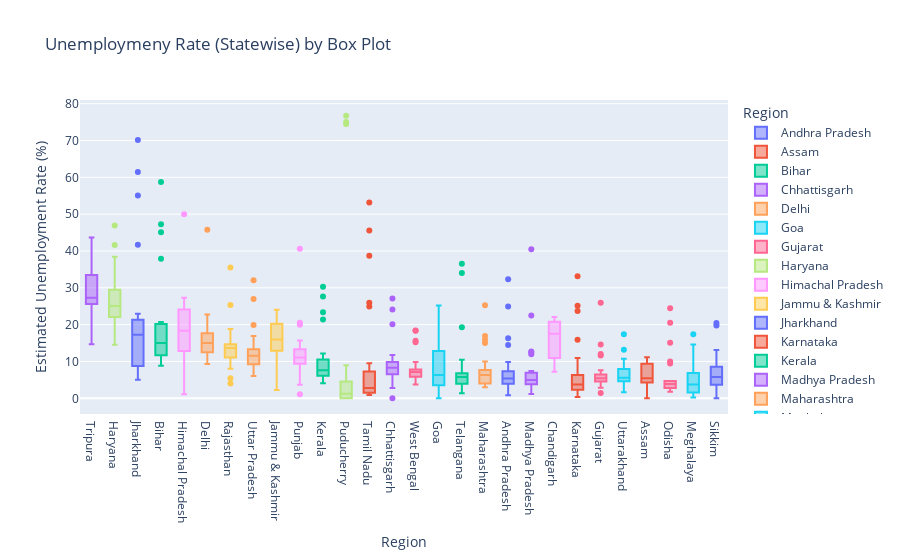

This figure's notebook cell:
### Markdown cell above
## Aanalyzing Data By Box Plot

### Code cell
fg = px.box(df,x='Region',y=' Estimated Unemployment Rate (%)',color='Region',
            title='Unemploymeny Rate (Statewise) by Box Plot',template='plotly')
fg.update_layout(xaxis={'categoryorder':'total descending'})
fg.show()

### Figure 1 — Plotly figure (JSON) as saved in the notebook; plotly's stock layout.template omitted (floating-point values rounded to 4 significant figures)
{"data": [{"alignmentgroup": "True", "hovertemplate": "Region=%{x}<br> Estimated Unemployment Rate (%)=%{y}<extra></extra>", "legendgroup": "Andhra Pradesh", "marker": {"color": "#636efa"}, "name": "Andhra Pradesh", "notched": false, "offsetgroup": "Andhra Pradesh", "orientation": "v", "showlegend": true, "type": "box", "x": ["Andhra Pradesh", "Andhra Pradesh", "Andhra Pradesh", "Andhra Pradesh", "Andhra Pradesh", "Andhra Pradesh", "Andhra Pradesh", "Andhra Pradesh", "Andhra Pradesh", "Andhra Pradesh", "Andhra Pradesh", "Andhra Pradesh", "Andhra Pradesh", "Andhra Pradesh", "Andhra Pradesh", "Andhra Pradesh", "Andhra Pradesh", "Andhra Pradesh", "Andhra Pradesh", "Andhra Pradesh", "Andhra Pradesh", "Andhra Pradesh", "Andhra Pradesh", "Andhra Pradesh", "Andhra Pradesh", "Andhra Pradesh", "Andhra Pradesh", "Andhra Pradesh"], "x0": " ", "xaxis": "x", "y": [3.65, 3.05, 3.75, 3.32, 5.17, 3.52, 4.12, 4.38, 4.84, 5.91, 4.06, 16.29, 14.46, 0.85, 6.09, 3.8, 5.64, 4.61, 6.01, 4.7, 7.54, 7.88, 7.11, 5.66, 9.88, 32.3, 24.91, 5.86], "y0": " ", "yaxis": "y"}, {"alignmentgroup": "True", "hovertemplate": "Region=%{x}<br> Estimated Unemployment Rate (%)=%{y}<extra></extra>", "legendgroup": "Assam", "marker": {"color": "#EF553B"}, "name": "Assam", "notched": false, "offsetgroup": "Assam", "orientation": "v", "showlegend": true, "type": "box", "x": ["Assam", "Assam", "Assam", "Assam", "Assam", "Assam", "Assam", "Assam", "Assam", "Assam", "Assam", "Assam", "Assam", "Assam", "Assam", "Assam", "Assam", "Assam", "Assam", "Assam", "Assam", "Assam", "Assam", "Assam", "Assam", "Assam"], "x0": " ", "xaxis": "x", "y": [4.29, 5.08, 4.26, 5.79, 4.46, 4.65, 4.66, 4.29, 3.26, 3.77, 9.38, 0, 7.87, 9.89, 3.21, 10.39, 9.26, 11.17, 6.31, 5.02, 7.24, 9.98, 10.34, 8.37, 10.77, 3.42], "y0": " ", "yaxis": "y"}, {"alignmentgroup": "True", "hovertemplate": "Region=%{x}<br> Estimated Unemployment Rate (%)=%{y}<extra></extra>", "legendgroup": "Bihar", "marker": {"color": "#00cc96"}, "name": "Bihar", "notched": false, "offsetgroup": "Bihar", "orientation": "v", "showlegend": true, "type": "box", "x": ["Bihar", "Bihar", "Bihar", "Bihar", "Bihar", "Bihar", "Bihar", "Bihar", "Bihar", "Bihar", "Bihar", "Bihar", "Bihar", "Bihar", "Bihar", "Bihar", "Bihar", "Bihar", "Bihar", "Bihar", "Bihar", "Bihar", "Bihar", "Bihar", "Bihar", "Bihar", "Bihar", "Bihar"], "x0": " ", "xaxis": "x", "y": [9.27, 10.2, 13.44, 11, 8.87, 12.47, 12.4, 10.16, 9.13, 9.61, 15.39, 45.09, 47.26, 20.49, 19.9, 13.29, 16.41, 17.66, 20.46, 14.06, 17.62, 14.91, 20.69, 15.11, 15.73, 58.77, 37.87, 12.45], "y0": " ", "yaxis": "y"}, {"alignmentgroup": "True", "hovertemplate": "Region=%{x}<br> Estimated Unemployment Rate (%)=%{y}<extra></extra>", "legendgroup": "Chhattisgarh", "marker": {"color": "#ab63fa"}, "name": "Chhattisgarh", "notched": false, "offsetgroup": "Chhattisgarh", "orientation": "v", "showlegend": true, "type": "box", "x": ["Chhattisgarh", "Chhattisgarh", "Chhattisgarh", "Chhattisgarh", "Chhattisgarh", "Chhattisgarh", "Chhattisgarh", "Chhattisgarh", "Chhattisgarh", "Chhattisgarh", "Chhattisgarh", "Chhattisgarh", "Chhattisgarh", "Chhattisgarh", "Chhattisgarh", "Chhattisgarh", "Chhattisgarh", "Chhattisgarh", "Chhattisgarh", "Chhattisgarh", "Chhattisgarh", "Chhattisgarh", "Chhattisgarh", "Chhattisgarh", "Chhattisgarh", "Chhattisgarh", "Chhattisgarh", "Chhattisgarh"], "x0": " ", "xaxis": "x", "y": [9.82, 6.76, 4.54, 4.64, 8.33, 6.96, 2.77, 6.11, 9.89, 7.89, 7.31, 0, 7.64, 10.14, 9.77, 11.77, 8.17, 6.29, 9.46, 10.27, 8.32, 3.57, 9.01, 9.79, 8.21, 20.13, 24.1, 27.07], "y0": " ", "yaxis": "y"}, {"alignmentgroup": "True", "hovertemplate": "Region=%{x}<br> Estimated Unemployment Rate (%)=%{y}<extra></extra>", "legendgroup": "Delhi", "marker": {"color": "#FFA15A"}, "name": "Delhi", "notched": false, "offsetgroup": "Delhi", "orientation": "v", "showlegend": true, "type": "box", "x": ["Delhi", "Delhi", "Delhi", "Delhi", "Delhi", "Delhi", "Delhi", "Delhi", "Delhi", "Delhi", "Delhi", "Delhi", "Delhi", "Delhi", "Delhi", "Delhi", "Delhi", "Delhi", "Delhi", "Delhi", "Delhi", "Delhi", "Delhi", "Delhi", "Delhi", "Delhi", "Delhi", "Delhi"], "x0": " ", "xaxis": "x", "y": [12.56, 9.33, 11.07, 17.18, 12.5, 15.84, 11.11, 16.97, 13.48, 13.81, 15.18, 20.69, 22.76, 21.14, 12.31, 12.76, 14.68, 13.52, 20.59, 12.41, 16.11, 11.07, 22.45, 14.86, 17.09, 16.51, 45.78, 18.11], "y0": " ", "yaxis": "y"}, {"alignmentgroup": "True", "hovertemplate": "Region=%{x}<br> Estimated Unemployment Rate (%)=%{y}<extra></extra>", "legendgroup": "Goa", "marker": {"color": "#19d3f3"}, "name": "Goa", "notched": false, "offsetgroup": "Goa", "orientation": "v", "showlegend": true, "type": "box", "x": ["Goa", "Goa", "Goa", "Goa", "Goa", "Goa", "Goa", "Goa", "Goa", "Goa", "Goa", "Goa", "Goa", "Goa", "Goa", "Goa", "Goa", "Goa", "Goa", "Goa", "Goa", "Goa", "Goa", "Goa"], "x0": " ", "xaxis": "x", "y": [2.91, 5.45, 10.98, 1.98, 3.61, 7.21, 23.71, 3.54, 5.38, 0, 15.91, 20, 2.75, 13.33, 12.28, 4.9, 3.16, 12.31, 25.2, 16.22, 10.92, 4.31, 4.76, 11.76], "y0": " ", "yaxis": "y"}, {"alignmentgroup": "True", "hovertemplate": "Region=%{x}<br> Estimated Unemployment Rate (%)=%{y}<extra></extra>", "legendgroup": "Gujarat", "marker": {"color": "#FF6692"}, "name": "Gujarat", "notched": false, "offsetgroup": "Gujarat", "orientation": "v", "showlegend": true, "type": "box", "x": ["Gujarat", "Gujarat", "Gujarat", "Gujarat", "Gujarat", "Gujarat", "Gujarat", "Gujarat", "Gujarat", "Gujarat", "Gujarat", "Gujarat", "Gujarat", "Gujarat", "Gujarat", "Gujarat", "Gujarat", "Gujarat", "Gujarat", "Gujarat", "Gujarat", "Gujarat", "Gujarat", "Gujarat", "Gujarat", "Gujarat", "Gujarat", "Gujarat"], "x0": " ", "xaxis": "x", "y": [2.88, 4.77, 4.58, 3.7, 6.29, 4.91, 4.68, 3.46, 5.35, 6.64, 7.59, 12, 14.58, 1.41, 4.09, 6.31, 5.15, 4.2, 5.96, 5.45, 7.53, 5.71, 5.82, 6.04, 5.39, 25.94, 11.62, 4.54], "y0": " ", "yaxis": "y"}, {"alignmentgroup": "True", "hovertemplate": "Region=%{x}<br> Estimated Unemployment Rate (%)=%{y}<extra></extra>", "legendgroup": "Haryana", "marker": {"color": "#B6E880"}, "name": "Haryana", "notched": false, "offsetgroup": "Haryana", "orientation": "v", "showlegend": true, "type": "box", "x": ["Haryana", "Haryana", "Haryana", "Haryana", "Haryana", "Haryana", "Haryana", "Haryana", "Haryana", "Haryana", "Haryana", "Haryana", "Haryana", "Haryana", "Haryana", "Haryana", "Haryana", "Haryana", "Haryana", "Haryana", "Haryana", "Haryana", "Haryana", "Haryana", "Haryana", "Haryana", "Haryana", "Haryana"], "x0": " ", "xaxis": "x", "y": [14.54, 23.08, 16.22, 30.94, 16.36, 24.17, 16.59, 29.56, 16.21, 27.19, 23.92, 41.61, 34.22, 35.57, 24.67, 20.42, 25.45, 24.19, 26.84, 21.04, 27.06, 23.65, 27.24, 23.29, 27.14, 46.89, 38.46, 29.41], "y0": " ", "yaxis": "y"}, {"alignmentgroup": "True", "hovertemplate": "Region=%{x}<br> Estimated Unemployment Rate (%)=%{y}<extra></extra>", "legendgroup": "Himachal Pradesh", "marker": {"color": "#FF97FF"}, "name": "Himachal Pradesh", "notched": false, "offsetgroup": "Himachal Pradesh", "orientation": "v", "showlegend": true, "type": "box", "x": ["Himachal Pradesh", "Himachal Pradesh", "Himachal Pradesh", "Himachal Pradesh", "Himachal Pradesh", "Himachal Pradesh", "Himachal Pradesh", "Himachal Pradesh", "Himachal Pradesh", "Himachal Pradesh", "Himachal Pradesh", "Himachal Pradesh", "Himachal Pradesh", "Himachal Pradesh", "Himachal Pradesh", "Himachal Pradesh", "Himachal Pradesh", "Himachal Pradesh", "Himachal Pradesh", "Himachal Pradesh", "Himachal Pradesh", "Himachal Pradesh", "Himachal Pradesh", "Himachal Pradesh", "Himachal Pradesh", "Himachal Pradesh", "Himachal Pradesh", "Himachal Pradesh"], "x0": " ", "xaxis": "x", "y": [13.68, 11.43, 20.59, 18.56, 15.98, 15.81, 22.86, 19.46, 16.67, 15.42, 17.71, 2.13, 25.64, 1.12, 10.88, 21.43, 21.51, 24.48, 12, 23.77, 27.27, 25.32, 18.15, 27.31, 26.44, 2.7, 50, 10.81], "y0": " ", "yaxis": "y"}, {"alignmentgroup": "True", "hovertemplate": "Region=%{x}<br> Estimated Unemployment Rate (%)=%{y}<extra></extra>", "legendgroup": "Jammu & Kashmir", "marker": {"color": "#FECB52"}, "name": "Jammu & Kashmir", "notched": false, "offsetgroup": "Jammu & Kashmir", "orientation": "v", "showlegend": true, "type": "box", "x": ["Jammu & Kashmir", "Jammu & Kashmir", "Jammu & Kashmir", "Jammu & Kashmir", "Jammu & Kashmir", "Jammu & Kashmir", "Jammu & Kashmir", "Jammu & Kashmir", "Jammu & Kashmir", "Jammu & Kashmir", "Jammu & Kashmir", "Jammu & Kashmir", "Jammu & Kashmir", "Jammu & Kashmir", "Jammu & Kashmir", "Jammu & Kashmir", "Jammu & Kashmir", "Jammu & Kashmir", "Jammu & Kashmir", "Jammu & Kashmir", "Jammu & Kashmir"], "x0": " ", "xaxis": "x", "y": [12.78, 12.09, 13.67, 11.32, 19.27, 14.73, 22.19, 21.23, 16, 2.22, 18.97, 23.04, 19.88, 21.55, 24.06, 14.29, 7.02, 18.54, 19.86, 14.29, 12.96], "y0": " ", "yaxis": "y"}, {"alignmentgroup": "True", "hovertemplate": "Region=%{x}<br> Estimated Unemployment Rate (%)=%{y}<extra></extra>", "legendgroup": "Jharkhand", "marker": {"color": "#636efa"}, "name": "Jharkhand", "notched": false, "offsetgroup": "Jharkhand", "orientation": "v", "showlegend": true, "type": "box", "x": ["Jharkhand", "Jharkhand", "Jharkhand", "Jharkhand", "Jharkhand", "Jharkhand", "Jharkhand", "Jharkhand", "Jharkhand", "Jharkhand", "Jharkhand", "Jharkhand", "Jharkhand", "Jharkhand", "Jharkhand", "Jharkhand", "Jharkhand", "Jharkhand", "Jharkhand", "Jharkhand", "Jharkhand", "Jharkhand", "Jharkhand", "Jharkhand", "Jharkhand", "Jharkhand", "Jharkhand", "Jharkhand"], "x0": " ", "xaxis": "x", "y": [7.11, 8.46, 9.98, 12.06, 7.12, 6.57, 8.07, 15.15, 6.16, 9.06, 5.01, 41.72, 55.1, 21.53, 17.23, 20.51, 15.67, 20.25, 21.16, 19.05, 17.34, 22.01, 22.96, 19.67, 16.4, 61.48, 70.17, 19.38], "y0": " ", "yaxis": "y"}, {"alignmentgroup": "True", "hovertemplate": "Region=%{x}<br> Estimated Unemployment Rate (%)=%{y}<extra></extra>", "legendgroup": "Karnataka", "marker": {"color": "#EF553B"}, "name": "Karnataka", "notched": false, "offsetgroup": "Karnataka", "orientation": "v", "showlegend": true, "type": "box", "x": ["Karnataka", "Karnataka", "Karnataka", "Karnataka", "Karnataka", "Karnataka", "Karnataka", "Karnataka", "Karnataka", "Karnataka", "Karnataka", "Karnataka", "Karnataka", "Karnataka", "Karnataka", "Karnataka", "Karnataka", "Karnataka", "Karnataka", "Karnataka", "Karnataka", "Karnataka", "Karnataka", "Karnataka", "Karnataka", "Karnataka", "Karnataka", "Karnataka"], "x0": " ", "xaxis": "x", "y": [5.46, 5.98, 0.52, 0.37, 3.2, 7.13, 1.19, 0.41, 2.57, 4.11, 2.39, 33.17, 23.72, 10.92, 6.56, 5, 2.29, 1.27, 3.57, 3.87, 3.44, 1.56, 3.31, 2.88, 4.92, 25.12, 15.88, 6.12], "y0": " ", "yaxis": "y"}, {"alignmentgroup": "True", "hovertemplate": "Region=%{x}<br> Estimated Unemployment Rate (%)=%{y}<extra></extra>", "legendgroup": "Kerala", "marker": {"color": "#00cc96"}, "name": "Kerala", "notched": false, "offsetgroup": "Kerala", "orientation": "v", "showlegend": true, "type": "box", "x": ["Kerala", "Kerala", "Kerala", "Kerala", "Kerala", "Kerala", "Kerala", "Kerala", "Kerala", "Kerala", "Kerala", "Kerala", "Kerala", "Kerala", "Kerala", "Kerala", "Kerala", "Kerala", "Kerala", "Kerala", "Kerala", "Kerala", "Kerala", "Kerala", "Kerala", "Kerala", "Kerala", "Kerala"], "x0": " ", "xaxis": "x", "y": [6.63, 9, 4.95, 10.32, 5.35, 9.14, 5, 10.77, 4.11, 8.91, 8.85, 10.71, 23.38, 27.66, 6.11, 6.67, 7.58, 7.69, 5.52, 5.35, 6.71, 7.31, 6.65, 6.08, 9.14, 21.43, 30.28, 12.17], "y0": " ", "yaxis": "y"}, {"alignmentgroup": "True", "hovertemplate": "Region=%{x}<br> Estimated Unemployment Rate (%)=%{y}<extra></extra>", "legendgroup": "Madhya Pradesh", "marker": {"color": "#ab63fa"}, "name": "Madhya Pradesh", "notched": false, "offsetgroup": "Madhya Pradesh", "orientation": "v", "showlegend": true, "type": "box", "x": ["Madhya Pradesh", "Madhya Pradesh", "Madhya Pradesh", "Madhya Pradesh", "Madhya Pradesh", "Madhya Pradesh", "Madhya Pradesh", "Madhya Pradesh", "Madhya Pradesh", "Madhya Pradesh", "Madhya Pradesh", "Madhya Pradesh", "Madhya Pradesh", "Madhya Pradesh", "Madhya Pradesh", "Madhya Pradesh", "Madhya Pradesh", "Madhya Pradesh", "Madhya Pradesh", "Madhya Pradesh", "Madhya Pradesh", "Madhya Pradesh", "Madhya Pradesh", "Madhya Pradesh", "Madhya Pradesh", "Madhya Pradesh", "Madhya Pradesh", "Madhya Pradesh"], "x0": " ", "xaxis": "x", "y": [3.63, 4.25, 3.92, 4.94, 3.08, 2.98, 2.72, 2.94, 3.66, 4.42, 1.19, 12.5, 22.46, 6.46, 3.91, 6.38, 7.38, 6.82, 7, 4.4, 6.06, 6.2, 5.17, 4.96, 4.8, 11.94, 40.49, 12.72], "y0": " ", "yaxis": "y"}, {"alignmentgroup": "True", "hovertemplate": "Region=%{x}<br> Estimated Unemployment Rate (%)=%{y}<extra></extra>", "legendgroup": "Maharashtra", "marker": {"color": "#FFA15A"}, "name": "Maharashtra", "notched": false, "offsetgroup": "Maharashtra", "orientation": "v", "showlegend": true, "type": "box", "x": ["Maharashtra", "Maharashtra", "Maharashtra", "Maharashtra", "Maharashtra", "Maharashtra", "Maharashtra", "Maharashtra", "Maharashtra", "Maharashtra", "Maharashtra", "Maharashtra", "Maharashtra", "Maharashtra", "Maharashtra", "Maharashtra", "Maharashtra", "Maharashtra", "Maharashtra", "Maharashtra", "Maharashtra", "Maharashtra", "Maharashtra", "Maharashtra", "Maharashtra", "Maharashtra", "Maharashtra", "Maharashtra"], "x0": " ", "xaxis": "x", "y": [3.67, 4.34, 3.66, 3.76, 4.4, 3.81, 3.68, 3.03, 3.8, 4.24, 5.38, 25.28, 16.89, 9.4, 6.08, 6.46, 6.35, 7.57, 7.6, 7.51, 7.6, 7.83, 6.67, 5.34, 6.34, 14.99, 15.92, 10.01], "y0": " ", "yaxis": "y"}, {"alignmentgroup": "True", "hovertemplate": "Region=%{x}<br> Estimated Unemployment Rate (%)=%{y}<extra></extra>", "legendgroup": "Meghalaya", "marker": {"color": "#19d3f3"}, "name": "Meghalaya", "notched": false, "offsetgroup": "Meghalaya", "orientation": "v", "showlegend": true, "type": "box", "x": ["Meghalaya", "Meghalaya", "Meghalaya", "Meghalaya", "Meghalaya", "Meghalaya", "Meghalaya", "Meghalaya", "Meghalaya", "Meghalaya", "Meghalaya", "Meghalaya", "Meghalaya", "Meghalaya", "Meghalaya", "Meghalaya", "Meghalaya", "Meghalaya", "Meghalaya", "Meghalaya", "Meghalaya", "Meghalaya", "Meghalaya", "Meghalaya", "Meghalaya", "Meghalaya", "Meghalaya"], "x0": " ", "xaxis": "x", "y": [3.16, 4.23, 1.03, 0.52, 0.24, 3.7, 1.5, 1.8, 0.97, 2.76, 1.28, 8.38, 3.73, 1.35, 8.4, 8.66, 4.43, 5.8, 5.3, 7.2, 3.02, 5.21, 4.76, 7.37, 2.8, 17.39, 14.58], "y0": " ", "yaxis": "y"}, {"alignmentgroup": "True", "hovertemplate": "Region=%{x}<br> Estimated Unemployment Rate (%)=%{y}<extra></extra>", "legendgroup": "Odisha", "marker": {"color": "#FF6692"}, "name": "Odisha", "notched": false, "offsetgroup": "Odisha", "orientation": "v", "showlegend": true, "type": "box", "x": ["Odisha", "Odisha", "Odisha", "Odisha", "Odisha", "Odisha", "Odisha", "Odisha", "Odisha", "Odisha", "Odisha", "Odisha", "Odisha", "Odisha", "Odisha", "Odisha", "Odisha", "Odisha", "Odisha", "Odisha", "Odisha", "Odisha", "Odisha", "Odisha", "Odisha", "Odisha", "Odisha", "Odisha"], "x0": " ", "xaxis": "x", "y": [4.17, 4.71, 3.31, 3.68, 4.31, 4.28, 4.72, 4.67, 1.81, 3.31, 15.09, 24.48, 9.45, 4.59, 2.95, 2.63, 1.78, 3.5, 3.78, 4.5, 2.23, 3.36, 2.28, 2.19, 3.96, 20.5, 10, 2.18], "y0": " ", "yaxis": "y"}, {"alignmentgroup": "True", "hovertemplate": "Region=%{x}<br> Estimated Unemployment Rate (%)=%{y}<extra></extra>", "legendgroup": "Puducherry", "marker": {"color": "#B6E880"}, "name": "Puducherry", "notched": false, "offsetgroup": "Puducherry", "orientation": "v", "showlegend": true, "type": "box", "x": ["Puducherry", "Puducherry", "Puducherry", "Puducherry", "Puducherry", "Puducherry", "Puducherry", "Puducherry", "Puducherry", "Puducherry", "Puducherry", "Puducherry", "Puducherry", "Puducherry", "Puducherry", "Puducherry", "Puducherry", "Puducherry", "Puducherry", "Puducherry", "Puducherry", "Puducherry", "Puducherry", "Puducherry", "Puducherry", "Puducherry"], "x0": " ", "xaxis": "x", "y": [0, 0, 0, 4.85, 0, 1.18, 0, 1.99, 0.58, 1.74, 2.31, 74.51, 1.25, 0, 0, 8.95, 1.22, 1.17, 1.37, 5.21, 0.57, 1.78, 0.62, 76.74, 75, 4.55], "y0": " ", "yaxis": "y"}, {"alignmentgroup": "True", "hovertemplate": "Region=%{x}<br> Estimated Unemployment Rate (%)=%{y}<extra></extra>", "legendgroup": "Punjab", "marker": {"color": "#FF97FF"}, "name": "Punjab", "notched": false, "offsetgroup": "Punjab", "orientation": "v", "showlegend": true, "type": "box", "x": ["Punjab", "Punjab", "Punjab", "Punjab", "Punjab", "Punjab", "Punjab", "Punjab", "Punjab", "Punjab", "Punjab", "Punjab", "Punjab", "Punjab", "Punjab", "Punjab", "Punjab", "Punjab", "Punjab", "Punjab", "Punjab", "Punjab", "Punjab", "Punjab", "Punjab", "Punjab", "Punjab", "Punjab"], "x0": " ", "xaxis": "x", "y": [9.17, 12.21, 9.64, 6.69, 8.59, 12.56, 7.07, 6.13, 9.69, 10.41, 10.51, 3.69, 40.59, 20, 13.49, 13.17, 11.61, 11.99, 15.69, 13.75, 10.39, 11.97, 13.68, 11.99, 9.97, 1.13, 20.54, 10.55], "y0": " ", "yaxis": "y"}, {"alignmentgroup": "True", "hovertemplate": "Region=%{x}<br> Estimated Unemployment Rate (%)=%{y}<extra></extra>", "legendgroup": "Rajasthan", "marker": {"color": "#FECB52"}, "name": "Rajasthan", "notched": false, "offsetgroup": "Rajasthan", "orientation": "v", "showlegend": true, "type": "box", "x": ["Rajasthan", "Rajasthan", "Rajasthan", "Rajasthan", "Rajasthan", "Rajasthan", "Rajasthan", "Rajasthan", "Rajasthan", "Rajasthan", "Rajasthan", "Rajasthan", "Rajasthan", "Rajasthan", "Rajasthan", "Rajasthan", "Rajasthan", "Rajasthan", "Rajasthan", "Rajasthan", "Rajasthan", "Rajasthan", "Rajasthan", "Rajasthan", "Rajasthan", "Rajasthan", "Rajasthan", "Rajasthan"], "x0": " ", "xaxis": "x", "y": [4.03, 13.7, 9.7, 12.5, 5.45, 14.66, 10.47, 13.96, 8, 14.48, 9.47, 12.25, 10.45, 13.86, 13.62, 14.36, 11.67, 14.71, 12.63, 13.02, 14.3, 18.04, 18.82, 17.02, 18.54, 35.53, 25.35, 13.04], "y0": " ", "yaxis": "y"}, {"alignmentgroup": "True", "hovertemplate": "Region=%{x}<br> Estimated Unemployment Rate (%)=%{y}<extra></extra>", "legendgroup": "Sikkim", "marker": {"color": "#636efa"}, "name": "Sikkim", "notched": false, "offsetgroup": "Sikkim", "orientation": "v", "showlegend": true, "type": "box", "x": ["Sikkim", "Sikkim", "Sikkim", "Sikkim", "Sikkim", "Sikkim", "Sikkim", "Sikkim", "Sikkim", "Sikkim", "Sikkim", "Sikkim", "Sikkim", "Sikkim", "Sikkim", "Sikkim", "Sikkim"], "x0": " ", "xaxis": "x", "y": [5.48, 13.11, 1, 0, 5.81, 8.2, 7.76, 2.56, 4.82, 4.81, 9.68, 4.04, 7.37, 20.45, 5.77, 19.75, 2.63], "y0": " ", "yaxis": "y"}, {"alignmentgroup": "True", "hovertemplate": "Region=%{x}<br> Estimated Unemployment Rate (%)=%{y}<extra></extra>", "legendgroup": "Tamil Nadu", "marker": {"color": "#EF553B"}, "name": "Tamil Nadu", "notched": false, "offsetgroup": "Tamil Nadu", "orientation": "v", "showlegend": true, "type": "box", "x": ["Tamil Nadu", "Tamil Nadu", "Tamil Nadu", "Tamil Nadu", "Tamil Nadu", "Tamil Nadu", "Tamil Nadu", "Tamil Nadu", "Tamil Nadu", "Tamil Nadu", "Tamil Nadu", "Tamil Nadu", "Tamil Nadu", "Tamil Nadu", "Tamil Nadu", "Tamil Nadu", "Tamil Nadu", "Tamil Nadu", "Tamil Nadu", "Tamil Nadu", "Tamil Nadu", "Tamil Nadu", "Tamil Nadu", "Tamil Nadu", "Tamil Nadu", "Tamil Nadu", "Tamil Nadu", "Tamil Nadu"], "x0": " ", "xaxis": "x", "y": [0.97, 0.92, 6.01, 2.91, 1.71, 1.46, 2.46, 3.73, 1.18, 1.17, 6.36, 53.19, 38.73, 2.06, 0.89, 1.56, 3.18, 9.53, 1.86, 1.13, 2.65, 8.05, 2.05, 3.31, 6.46, 45.55, 25.95, 24.93], "y0": " ", "yaxis": "y"}, {"alignmentgroup": "True", "hovertemplate": "Region=%{x}<br> Estimated Unemployment Rate (%)=%{y}<extra></extra>", "legendgroup": "Telangana", "marker": {"color": "#00cc96"}, "name": "Telangana", "notched": false, "offsetgroup": "Telangana", "orientation": "v", "showlegend": true, "type": "box", "x": ["Telangana", "Telangana", "Telangana", "Telangana", "Telangana", "Telangana", "Telangana", "Telangana", "Telangana", "Telangana", "Telangana", "Telangana", "Telangana", "Telangana", "Telangana", "Telangana", "Telangana", "Telangana", "Telangana", "Telangana", "Telangana", "Telangana", "Telangana", "Telangana", "Telangana", "Telangana", "Telangana", "Telangana"], "x0": " ", "xaxis": "x", "y": [2.23, 5.92, 2.45, 1.4, 5.49, 7.29, 6.47, 1.35, 5.02, 9.02, 5.63, 4.51, 34.01, 19.3, 1.52, 1.43, 3.73, 4.19, 6.19, 6.74, 5.23, 4.22, 6.49, 6.74, 6.1, 10.5, 36.57, 6.92], "y0": " ", "yaxis": "y"}, {"alignmentgroup": "True", "hovertemplate": "Region=%{x}<br> Estimated Unemployment Rate (%)=%{y}<extra></extra>", "legendgroup": "Tripura", "marker": {"color": "#ab63fa"}, "name": "Tripura", "notched": false, "offsetgroup": "Tripura", "orientation": "v", "showlegend": true, "type": "box", "x": ["Tripura", "Tripura", "Tripura", "Tripura", "Tripura", "Tripura", "Tripura", "Tripura", "Tripura", "Tripura", "Tripura", "Tripura", "Tripura", "Tripura", "Tripura", "Tripura", "Tripura", "Tripura", "Tripura", "Tripura", "Tripura", "Tripura", "Tripura", "Tripura", "Tripura", "Tripura", "Tripura", "Tripura"], "x0": " ", "xaxis": "x", "y": [29.25, 26.64, 22.47, 25.49, 30.23, 27.54, 25.25, 26.53, 31.91, 26.22, 31.61, 43.64, 14.71, 18.84, 34.69, 25.59, 25.81, 33.45, 33.57, 26.67, 27.15, 33.48, 34.37, 33.88, 25.69, 34.88, 16.78, 27.47], "y0": " ", "yaxis": "y"}, {"alignmentgroup": "True", "hovertemplate": "Region=%{x}<br> Estimated Unemployment Rate (%)=%{y}<extra></extra>", "legendgroup": "Uttar Pradesh", "marker": {"color": "#FFA15A"}, "name": "Uttar Pradesh", "notched": false, "offsetgroup": "Uttar Pradesh", "orientation": "v", "showlegend": true, "type": "box", "x": ["Uttar Pradesh", "Uttar Pradesh", "Uttar Pradesh", "Uttar Pradesh", "Uttar Pradesh", "Uttar Pradesh", "Uttar Pradesh", "Uttar Pradesh", "Uttar Pradesh", "Uttar Pradesh", "Uttar Pradesh", "Uttar Pradesh", "Uttar Pradesh", "Uttar Pradesh", "Uttar Pradesh", "Uttar Pradesh", "Uttar Pradesh", "Uttar Pradesh", "Uttar Pradesh", "Uttar Pradesh", "Uttar Pradesh", "Uttar Pradesh", "Uttar Pradesh", "Uttar Pradesh", "Uttar Pradesh", "Uttar Pradesh", "Uttar Pradesh", "Uttar Pradesh", "Uttar Pradesh"], "x0": " ", "xaxis": "x", "y": [10.26, 11.13, 9.19, 11.47, 6.45, 10.18, 6.94, 8.43, 6.06, 8.12, 9.37, 19.92, 16.89, 8.51, 14.4, 11.62, 11.8, 14.73, 13.58, 10.35, 11.31, 12.37, 12.34, 11.65, 12.32, 26.94, 32.06, 13.05, null], "y0": " ", "yaxis": "y"}, {"alignmentgroup": "True", "hovertemplate": "Region=%{x}<br> Estimated Unemployment Rate (%)=%{y}<extra></extra>", "legendgroup": "Uttarakhand", "marker": {"color": "#19d3f3"}, "name": "Uttarakhand", "notched": false, "offsetgroup": "Uttarakhand", "orientation": "v", "showlegend": true, "type": "box", "x": ["Uttarakhand", "Uttarakhand", "Uttarakhand", "Uttarakhand", "Uttarakhand", "Uttarakhand", "Uttarakhand", "Uttarakhand", "Uttarakhand", "Uttarakhand", "Uttarakhand", "Uttarakhand", "Uttarakhand", "Uttarakhand", "Uttarakhand", "Uttarakhand", "Uttarakhand", "Uttarakhand", "Uttarakhand", "Uttarakhand", "Uttarakhand", "Uttarakhand", "Uttarakhand", "Uttarakhand", "Uttarakhand", "Uttarakhand", "Uttarakhand"], "x0": " ", "xaxis": "x", "y": [1.63, 4.65, 5.74, 6.11, 3.47, 4.83, 5.56, 4.52, 4.17, 4.85, 3.66, 3.57, 10.71, 9.17, 4.69, 6.94, 7.43, 9.62, 4.72, 6.34, 7.39, 8.92, 5.28, 8.15, 13.18, 17.36, 5.08], "y0": " ", "yaxis": "y"}, {"alignmentgroup": "True", "hovertemplate": "Region=%{x}<br> Estimated Unemployment Rate (%)=%{y}<extra></extra>", "legendgroup": "West Bengal", "marker": {"color": "#FF6692"}, "name": "West Bengal", "notched": false, "offsetgroup": "West Bengal", "orientation": "v", "showlegend": true, "type": "box", "x": ["West Bengal", "West Bengal", "West Bengal", "West Bengal", "West Bengal", "West Bengal", "West Bengal", "West Bengal", "West Bengal", "West Bengal", "West Bengal", "West Bengal", "West Bengal", "West Bengal", "West Bengal", "West Bengal", "West Bengal", "West Bengal", "West Bengal", "West Bengal", "West Bengal", "West Bengal", "West Bengal", "West Bengal", "West Bengal", "West Bengal", "West Bengal", "West Bengal"], "x0": " ", "xaxis": "x", "y": [6.02, 5.85, 5.62, 5.58, 5.26, 6.78, 5.83, 5.79, 6.79, 3.78, 7.02, 18.32, 18.43, 4.94, 7.25, 7.38, 7.91, 7.27, 7.79, 7.83, 6.61, 7.24, 7.27, 7.55, 6.67, 15.63, 15.22, 9.86], "y0": " ", "yaxis": "y"}, {"alignmentgroup": "True", "hovertemplate": "Region=%{x}<br> Estimated Unemployment Rate (%)=%{y}<extra></extra>", "legendgroup": "Chandigarh", "marker": {"color": "#FF97FF"}, "name": "Chandigarh", "notched": false, "offsetgroup": "Chandigarh", "orientation": "v", "showlegend": true, "type": "box", "x": ["Chandigarh", "Chandigarh", "Chandigarh", "Chandigarh", "Chandigarh", "Chandigarh", "Chandigarh", "Chandigarh", "Chandigarh", "Chandigarh", "Chandigarh", "Chandigarh"], "x0": " ", "xaxis": "x", "y": [18.35, 12.4, 21.8, 9.52, 20.14, 13.99, 22.05, 8.33, 20, 16.67, 21.43, 7.22], "y0": " ", "yaxis": "y"}], "layout": {"boxmode": "overlay", "legend": {"title": {"text": "Region"}, "tracegroupgap": 0}, "title": {"text": "Unemploymeny Rate (Statewise) by Box Plot"}, "xaxis": {"anchor": "y", "categoryarray": ["Andhra Pradesh", "Assam", "Bihar", "Chhattisgarh", "Delhi", "Goa", "Gujarat", "Haryana", "Himachal Pradesh", "Jammu & Kashmir", "Jharkhand", "Karnataka", "Kerala", "Madhya Pradesh", "Maharashtra", "Meghalaya", "Odisha", "Puducherry", "Punjab", "Rajasthan", "Sikkim", "Tamil Nadu", "Telangana", "Tripura", "Uttar Pradesh", "Uttarakhand", "West Bengal", null, "Chandigarh"], "categoryorder": "total descending", "domain": [0, 1], "title": {"text": "Region"}}, "yaxis": {"anchor": "x", "domain": [0, 1], "title": {"text": " Estimated Unemployment Rate (%)"}}}}
